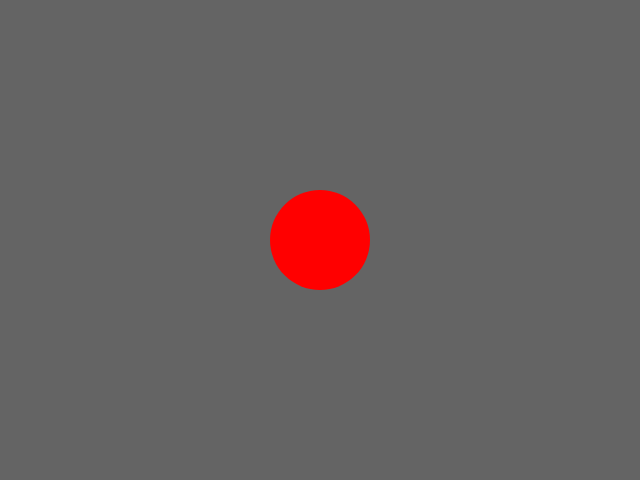
Frame 1 (no input)
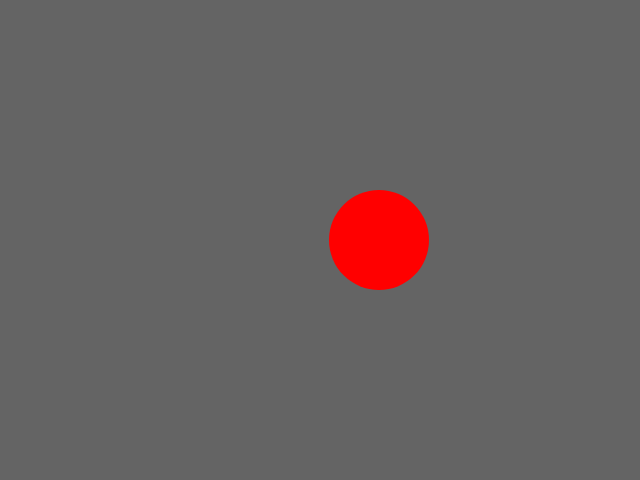
Frame 60 (no input)
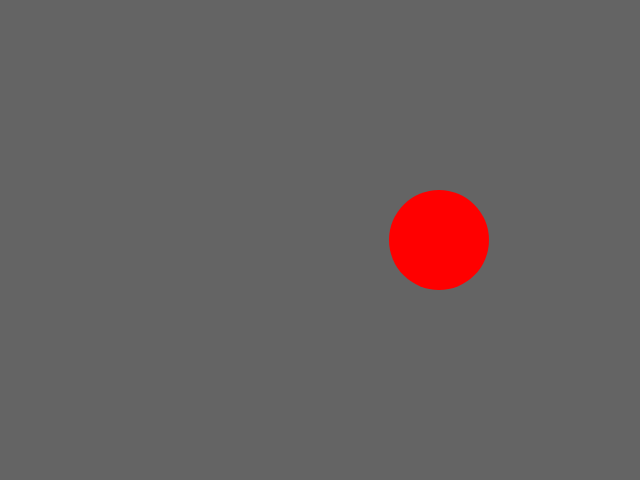
Frame 120 (the mouse pressed at the canvas centre since frame 60)

The p5.js sketch that drew these frames (run headless with seeded random() and noise() and a simulated clock; from frame 60 on, the mouse is pressed at the canvas centre):

// p5.js sketch
// ── sketch.js
var circleX = 320;

function setup() {
  createCanvas(640, 480);
  noStroke();
}

function draw() {
  background(100);
  ellipseMode(CENTER);

  fill (255, 0, 0);
  ellipse(circleX, height/2, 100, 100);

  circleX = circleX + 1;
}
